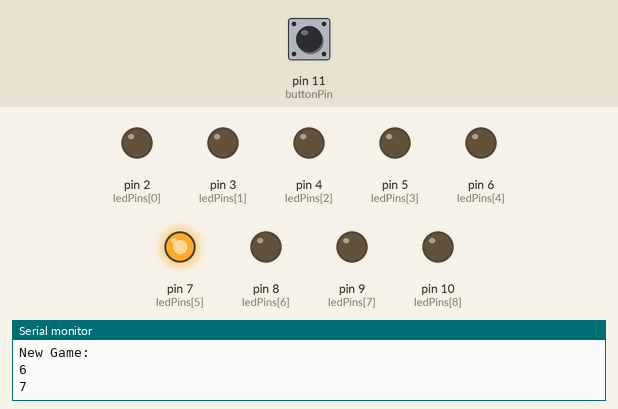
Bench run of a sketch on a simulated Arduino Uno, built with avr-gcc and run on an emulated ATmega328P. Parts: output pins drawn as LEDs (lit = HIGH), the last lines printed to the serial monitor. The inputs (shaded band) are chosen by the test bench; at power-on: pin 11 (buttonPin) LOW. Random numbers use the default seed unless the sketch sets one.

Above: at 4.2 s.
4.3 s: pin 11 (buttonPin) pulled HIGH for 0.15 s
At 5.6 s:
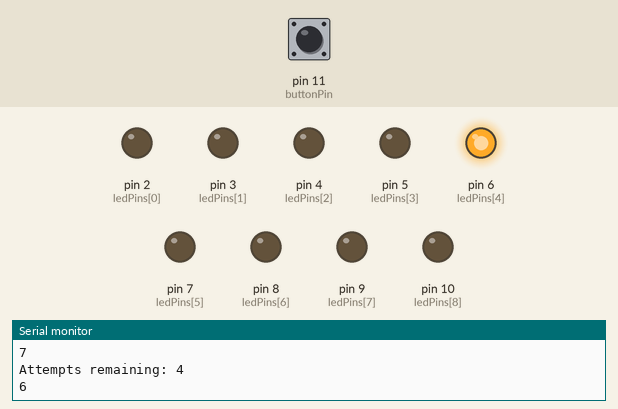
7.4 s: pin 11 (buttonPin) pulled HIGH for 1 s
At 10.0 s:
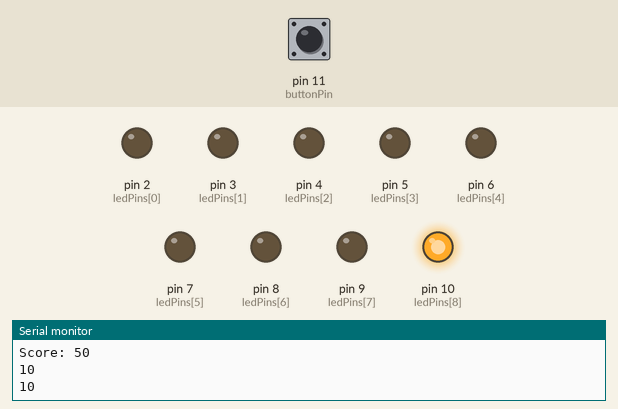
At 11.2 s:
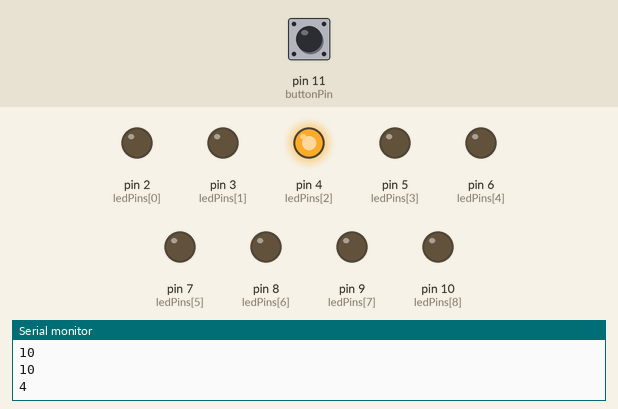
11.4 s: pin 11 (buttonPin) pulled HIGH for 3.2 s
Timing chart, 0 to 69.1 s (numbered marks = the images above; inputs shaded):
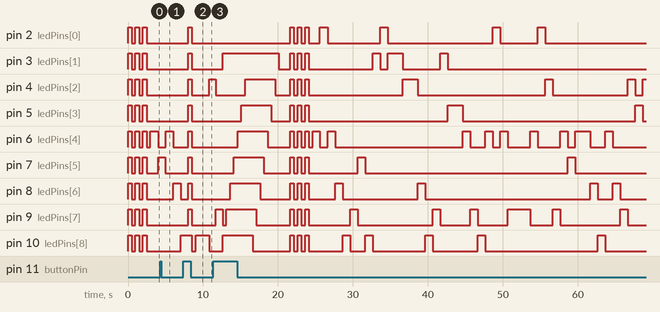

The sketch:

stop_the_light.ino
```cpp
int ledPins[] = {2, 3, 4, 5, 6, 7, 8, 9, 10}; // array for the pins connected to the LEDs
int redLedPin = 6; // red LED pin number (not the index in the array, the actual pin's number)
int delayTime = 1000; // milliseconds to wait before moving to next LED
int delayDecrement = 100; // milliseconds to decrease delayTime by per level
int buttonPin = 11; // the button input pin
int lightPosition = 9; // index of the current LED, start at 9 for first iteration to light
                       // the 0th LED -- see nextLight() function
int rowLength = sizeof(ledPins) / sizeof(int); // number of elements in ledPins
long millisElapsed = 0; // stores milliseconds since program began
int allowAdvance = 1; // controlled in loop() body to advacne only one level per iteration in the loop() body
int score = 0; // the score of the user
int level = 1; // the level of the user
int attemptsRemaining = 5;


void setup() {
  Serial.begin(9600);

  // set all the LED pins to OUTPUT
  for (int i = 0; i < rowLength; i++) {
    pinMode(ledPins[i], OUTPUT);
  }

  // set the button pin to INPUT
  pinMode(buttonPin, INPUT);

  newGame();
}

void loop() {

  // advance to the next level if the button is pressed on the red LED
  // else, handle number of attempts remaining
  if (digitalRead(buttonPin) == HIGH && allowAdvance == 1) {
    allowAdvance = 0; // can no longer advance to next level, until the next light gets lit
    if (ledPins[lightPosition] == redLedPin) {
      Serial.println("button pushed while red");
      nextLevel();
    } else {
      // button was hit on a non-red LED
      attemptsRemaining--;
      Serial.print("Attempts remaining: ");
      Serial.println(attemptsRemaining);
      // end game if all attempts are exhausted
      if (attemptsRemaining <= 0) {
        gameOver();
      }
    }
  }

  // move on to the next light if [delayTime] milliseconds have elasped
  if (millis() - millisElapsed > delayTime) {
    millisElapsed = millis(); // set
    nextLight();
    allowAdvance = 1; // now allowed to advance to next level
  }
}

/*
Turn off current light then turn on next light
*/
void nextLight() {
  // turn off the current LED
  digitalWrite(ledPins[lightPosition], LOW);

  // turn on the next LED
  //lightPosition = (lightPosition + 1) % (rowLength); // circular indexing
  //lightPosition = random(0, 9);

  // set light the red light at least 15 percent of the time
  int randomNumber = random(0, 100); // generate a random number from 0 up to and including 99
  if (randomNumber < 15) {
    lightPosition = 4; // 4 is the index of pin 6 in ledPins[]
  } else {
    lightPosition = random(0, 9);
  };

  digitalWrite(ledPins[lightPosition], HIGH);

  Serial.println(ledPins[lightPosition]);
}

/*
Advance to the next level by decreasing delayTime
*/
void nextLevel() {
  level++;
  score += 50;
  flashAll();
  if (delayTime > 200) {
    delayTime -= delayDecrement;
  }
  lightPosition = 9;
  Serial.print("delayTime: ");
  Serial.println(delayTime);
  Serial.print("Congratulations! Level: ");
  Serial.println(level);
  Serial.print("Score: ");
  Serial.println(score);
}

/*
Turn all LEDs on and then off, to indicate the completion of the previous level
*/
void flashAll() {
  // turn all LEDs on
  for (int i = 0; i < rowLength; i++) {
    digitalWrite(ledPins[i], HIGH);
  }

  delay(500);

  // turn all LEDs off
  for (int i = 0; i < rowLength; i++) {
    digitalWrite(ledPins[i], LOW);
  }

  delay(500);
}

/*
New Game: reset score and delayTime
*/
void newGame() {
  Serial.println("New Game:");
  score = 0;
  delayTime = 1000;
  level = 0;
  attemptsRemaining = 5;

  // lighting entire row twice indicates a new game
  flashAll();
  flashAll();
  flashAll();
}

/*
Perform a game over light sequence, then start a new game
*/
void gameOver() {

  gameOverSequence();
  newGame();
}


void gameOverSequence() {
  if (lightPosition > 4) {
    // turn on each light up to the LED that the game was ended on
    for (int i = 0; i < lightPosition; i++) {
      digitalWrite(ledPins[i], HIGH);
      delay(500);
    }
    for (int i = 0; i < lightPosition; i++) {
      digitalWrite(ledPins[i], LOW);
      delay(500);
    }
  } else {
    for (int i = rowLength - 1; i >= lightPosition; i--) {
      digitalWrite(ledPins[i], HIGH);
      delay(500);
    }
    for (int i = rowLength - 1; i >= lightPosition; i--) {
      digitalWrite(ledPins[i], LOW);
      delay(500);
    }
  }
  delay(1000); // wait one second until new game begins
}
```

Measured:
- after the input at 7.4 s, pin 2 (ledPins[0]), pin 3 (ledPins[1]), pin 5 (ledPins[3]), pin 7 (ledPins[5]), pin 8 (ledPins[6]), pin 9 (ledPins[7]): LOW → HIGH after 0.61 s, → LOW 0.50 s later
